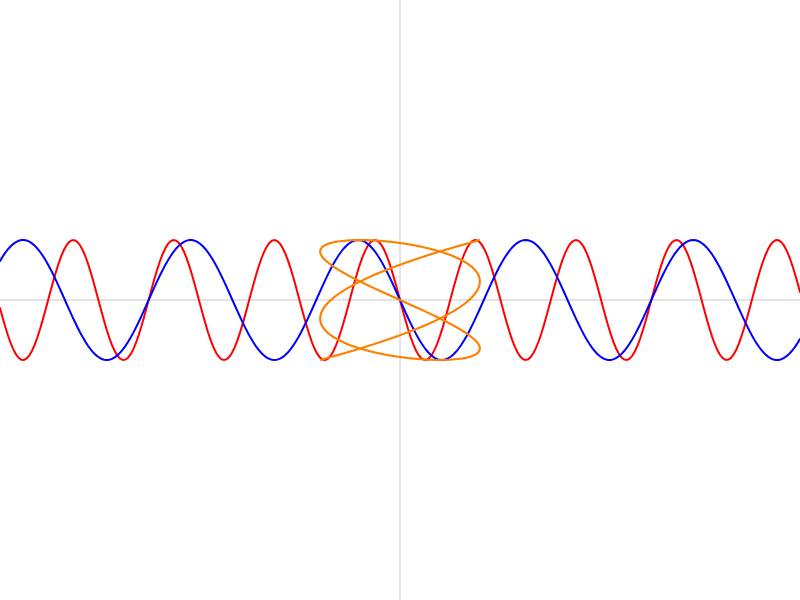
Frame 1 (no input)
Frame 60 (no input): identical to frame 1, image omitted
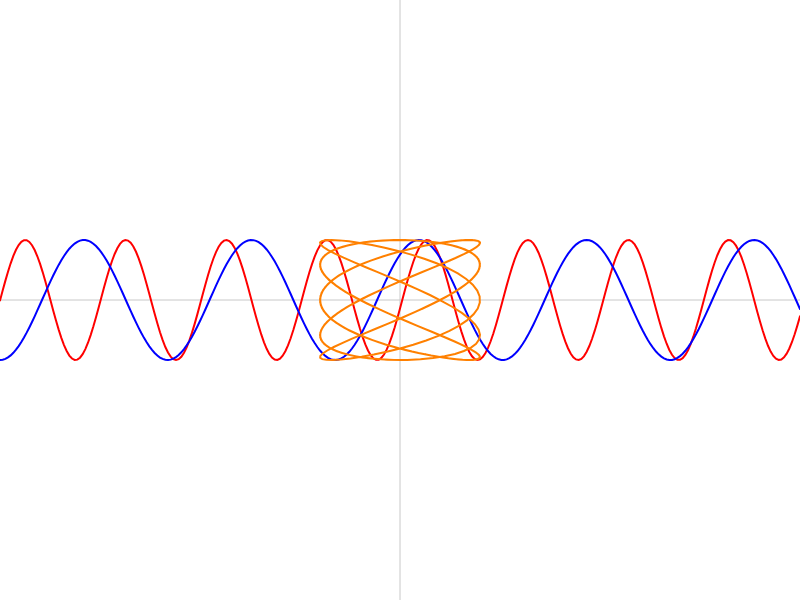
Frame 120 (the mouse pressed at the canvas centre since frame 60)

The p5.js sketch that drew these frames (run headless with seeded random() and noise() and a simulated clock; from frame 60 on, the mouse is pressed at the canvas centre):

// p5.js sketch
// ── sketch.js

function setup() {
	createCanvas(800, 600)
}

function G(x) {
	return sin(x * 5 + mouseY * 0.01)
}

function H(x) {
	return sin(x * 3 + mouseX * 0.01)
}

function NOISE(x) {
	return noise(x) * 2 - 1
}

function draw() {
	background(255)

	// Disegno assi
	stroke(200)
	strokeWeight(1)
	line(0, height / 2, width, height / 2)
	line(width / 2, 0, width / 2, height)


	// Definizione della scala
	const mx = 5
	const my = 5
	const res = 300

	noFill()
	strokeWeight(2)

	// Traccia funzione G
	stroke(255, 0, 0)
	tracciaFN(G, mx, my, res)

	// Traccia funzione H
	stroke(0, 0, 255)
	tracciaFN(H, mx, my, res)

	// stroke(0, 255, 0)
	// tracciaFN(NOISE, mx, my, res)

	// Traccia funzione parametrica (G, H)
	stroke(255, 128, 0)
	tracciaFP(G, H, mx, my, res)

}



function tracciaFP(fnX, fnY, mx, my, res) {
	beginShape()
	for (let i = 0; i < res + 1; i++) {
		const t = map(i, 0, res, -mx, mx)
		const x = fnX(t)
		const y = fnY(t)
		const x_plot = map(x, -mx, mx, 0, width)
		const y_plot = map(y, -my, my, 0, height)
		vertex(x_plot, y_plot)
	}
	endShape()
}

function tracciaFN(fn, mx, my, res) {
	beginShape()
	for (let i = 0; i < res + 1; i++) {
		const x = map(i, 0, res, -mx, mx)
		const y = fn(x)
		const x_plot = map(x, -mx, mx, 0, width)
		const y_plot = map(y, -my, my, 0, height)
		vertex(x_plot, y_plot)
	}
	endShape()
}
